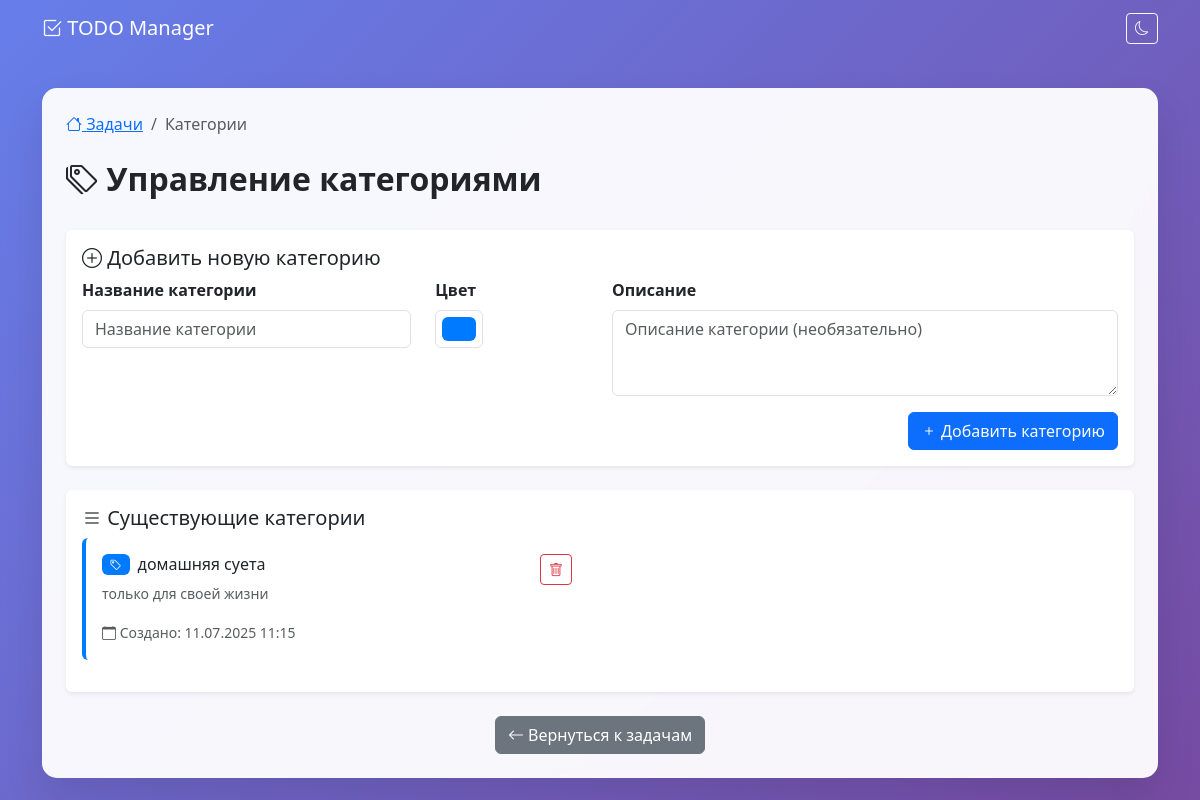
Screenshot of /todo/categories/ (signed in) with the database file from the repository.
### todo_list/models.py (models this page shows, shortened)
class Category(models.Model):
    name = models.CharField(max_length=100, verbose_name='Название')
    color = models.CharField(max_length=7, default='#007bff', verbose_name='Цвет')
    description = models.TextField(blank=True, verbose_name='Описание')
    user = models.ForeignKey(User, on_delete=models.CASCADE, verbose_name='Пользователь')
    created_at = models.DateTimeField(auto_now_add=True, verbose_name='Создано')
    class Meta:
        verbose_name = 'Категория'
        verbose_name_plural = 'Категории'
        ordering = ['name']
        unique_together = ['name', 'user']  # Уникальное имя категории для каждого пользователя

### todo_list/views.py (the view, shortened to what this page needs)
# urls.py: path('categories/', views.categories, name='categories'),
@login_required
def categories(request):
    categories = Category.objects.filter(user=request.user)
    form = CategoryForm()
    context = {
        'categories': categories,
        'form': form
    }
    return render(request, 'todo_list/categories.html', context)

### todo_list/forms.py
class CategoryForm(forms.ModelForm):
    class Meta:
        model = Category
        fields = ['name', 'color', 'description']
        widgets = {
            'name': forms.TextInput(attrs={
                'class': 'form-control',
                'placeholder': 'Название категории'
            }),
            'color': forms.TextInput(attrs={
                'type': 'color',
                'class': 'form-control form-control-color'
            }),
            'description': forms.Textarea(attrs={
                'class': 'form-control',
                'rows': 3,
                'placeholder': 'Описание категории (необязательно)'
            })
        }

### todo_list/templates/todo_list/categories.html (shortened to what this page needs)
{% extends 'todo_list/base.html' %}
{% block content %}
<div class="p-4">
    <nav aria-label="breadcrumb" class="mb-4">
        <ol class="breadcrumb">
            <li class="breadcrumb-item">
                <a href="{% url 'todo_list:index' %}">
                    <i class="bi bi-house"></i> Задачи
                </a>
            </li>
            <li class="breadcrumb-item active">Категории</li>
        </ol>
    </nav>
    <div class="row mb-4">
        <div class="col-md-8">
            <h1 class="h2 fw-bold">
                <i class="bi bi-tags"></i> Управление категориями
            </h1>
        </div>
    </div>
    <div class="card mb-4 border-0 shadow-sm">
        <div class="card-body">
            <h5 class="card-title">
                <i class="bi bi-plus-circle"></i> Добавить новую категорию
            </h5>
            <form method="post">
                <div class="row">
                    <div class="col-md-4 mb-3">
                        <label for="{{ form.name.id_for_label }}" class="form-label fw-bold">
                            Название категории
                        </label>
                        {{ form.name }}
                    </div>
                    <div class="col-md-2 mb-3">
                        <label for="{{ form.color.id_for_label }}" class="form-label fw-bold">
                            Цвет
                        </label>
                        {{ form.color }}
                    </div>
                    <div class="col-md-6 mb-3">
                        <label for="{{ form.description.id_for_label }}" class="form-label fw-bold">
                            Описание
                        </label>
                        {{ form.description }}
                    </div>
                </div>
                <div class="d-flex justify-content-end">
                    <button type="submit" class="btn btn-primary">
                        <i class="bi bi-plus"></i> Добавить категорию
                    </button>
                </div>
            </form>
        </div>
    </div>
    {% if categories %}
        <div class="card border-0 shadow-sm">
            <div class="card-body">
                <h5 class="card-title">
                    <i class="bi bi-list"></i> Существующие категории
                </h5>
                <div class="row">
                    {% for category in categories %}
                        <div class="col-md-6 mb-3">
                            <div class="card h-100 border-0" style="border-left: 4px solid {{ category.color }} !important;">
                                <div class="card-body">
                                    <div class="d-flex justify-content-between align-items-start">
                                        <div>
                                            <h6 class="card-title d-flex align-items-center">
                                                <span class="badge me-2" style="background-color: {{ category.color }};">
                                                    <i class="bi bi-tag"></i>
                                                </span>
                                                {{ category.name }}
                                            </h6>
                                            {% if category.description %}
                                                <p class="card-text text-muted small">{{ category.description }}</p>
                                            {% endif %}
                                            <small class="text-muted">
                                                <i class="bi bi-calendar"></i>
                                                Создано: {{ category.created_at|date:"d.m.Y H:i" }}
                                            </small>
                                        </div>
                                        <div>
                                            <a href="{% url 'todo_list:delete_category' category.id %}"
                                               class="btn btn-sm btn-outline-danger"
                                               title="Удалить категорию"
                                               onclick="return confirm('Вы уверены, что хотите удалить эту категорию? Все связанные задачи останутся без категории.')">
                                                <i class="bi bi-trash"></i>
                                            </a>
                                        </div>
                                    </div>
                                </div>
                            </div>
                        </div>
                    {% endfor %}
                </div>
            </div>
        </div>
    {% endif %}
    <div class="mt-4 text-center">
        <a href="{% url 'todo_list:index' %}" class="btn btn-secondary">
            <i class="bi bi-arrow-left"></i> Вернуться к задачам
        </a>
    </div>
</div>
{% endblock %}

### todo_list/templates/todo_list/base.html (style rules this page uses)
:root { --primary-color: #4f46e5; --secondary-color: #6b7280; --success-color: #059669; --danger-color: #dc2626; --warning-color: #d97706; }
body { background: linear-gradient(135deg, #667eea 0%, #764ba2 100%); min-height: 100vh; font-family: 'Segoe UI', Tahoma, Geneva, Verdana, sans-serif; }

### rows the page displays
Category: name "домашняя суета", description "только для своей жизни", created_at "11.07.2025 11:15"
